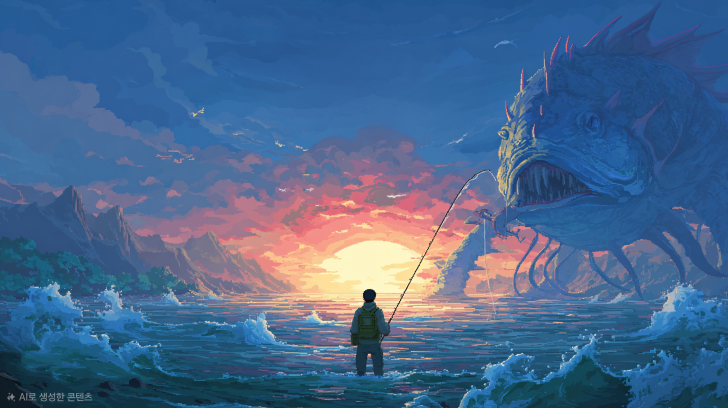
#> input picture assets/1000008044.png, 1456 x 816 px, given as the content of the folder /tmp/grok_frames, which was not available (shown at 1/2 size)
$ python video_to_spritesheet.py
#> lines starting #> are read from the running program, lines starting #| are printed output that depends on the picture; pictures that were not available may be replaced by others from this repository, and a replacement may not be noted
import os
import sys
from PIL import Image

def process_video_frames(frame_dir, output_path, num_frames=24, resize_factor=0.5):
#> called with frame_dir = '/tmp/grok_frames', num_frames = 24, resize_factor = 0.4
    frames = sorted([f for f in os.listdir(frame_dir) if f.endswith(".png")])
    if not frames:
        print("No frames found!")
        return

    # Select frames evenly
    step = max(1, len(frames) // num_frames)
    selected_frames = [frames[i] for i in range(0, min(len(frames), num_frames * step), step)][:num_frames]

    first_img = Image.open(os.path.join(frame_dir, selected_frames[0]))
#> first_img is the input picture: PIL image 1456x816 RGBA; mean R, G, B, A 72.7, 103, 141.7, 255
    orig_w, orig_h = first_img.size
#> orig_w = 1456; orig_h = 816
    frame_w = int(orig_w * resize_factor)
#> frame_w = 582
    frame_h = int(orig_h * resize_factor)
#> frame_h = 326

    # Create master sprite sheet in a grid to avoid WebGL texture size limits
    cols = 6
    rows = (len(selected_frames) + cols - 1) // cols
    sheet = Image.new("RGBA", (frame_w * cols, frame_h * rows), (0, 0, 0, 0))
#> sheet: PIL image 3492x326 RGBA; every value is 0

    for i, frame_name in enumerate(selected_frames):
        img = Image.open(os.path.join(frame_dir, frame_name)).convert("RGBA")
        if resize_factor != 1.0:
            img = img.resize((frame_w, frame_h), Image.LANCZOS)
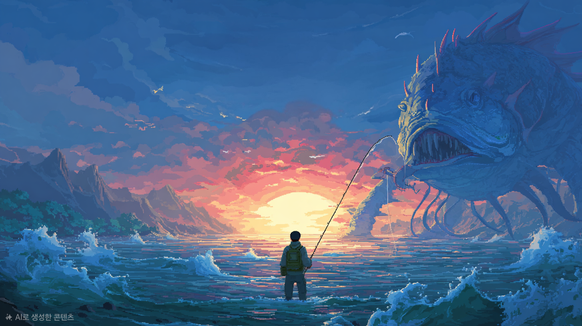
#> img: PIL image 582x326 RGBA; mean R, G, B, A 72.7, 103, 141.7, 255

        pixels = img.load()
        width, height = img.size
#> width = 582; height = 326

        # 精密 Flood Fill: Start ONLY from edges and protect saturated/internal colors
        visited = [[False for _ in range(height)] for _ in range(width)]
        stack = []

        # Candidates for background seeds (edge pixels)
        for x in range(width):
            stack.append((x, 0))
            stack.append((x, height - 1))
            visited[x][0] = True
            visited[x][height-1] = True
        for y in range(height):
            stack.append((0, y))
            stack.append((width - 1, y))
            visited[0][y] = True
            visited[width-1][y] = True

        bg_color = (0, 0, 0)
        tolerance = 20 # Strict tolerance

        to_remove = set()
        while stack:
            cx, cy = stack.pop()
            c = pixels[cx, cy]

            # Distance from pure black
            dist = sum(abs(c[j] - bg_color[j]) for j in range(3))
            saturation = max(c[:3]) - min(c[:3])

            # Is it background? (Very dark AND very low saturation)
            if dist < tolerance and saturation < 15:
                to_remove.add((cx, cy))
                for dx, dy in [(0, 1), (0, -1), (1, 0), (-1, 0)]:
                    nx, ny = cx + dx, cy + dy
                    if 0 <= nx < width and 0 <= ny < height and not visited[nx][ny]:
                        visited[nx][ny] = True
                        stack.append((nx, ny))
#> this loop made 1816 passes
#> (c, dist, saturation) on passes 1 to 3: ((19, 64, 81, 255), 164, 62), ((14, 27, 38, 255), 79, 24), ((20, 64, 81, 255), 165, 61)
#> after the loop, stack = []; to_remove = 0 items; visited = 582 items

        # Apply transparency to identified background pixels only
        for x, y in to_remove:
            pixels[x, y] = (0, 0, 0, 0)
#> this loop made 0 passes

        # Calculate grid position
        col = i % cols
        row = i // cols
        sheet.paste(img, (col * frame_w, row * frame_h))
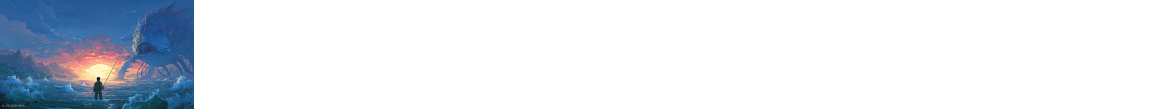
#> sheet: PIL image 3492x326 RGBA (shown at 1/3 size); mean R, G, B, A 12.1, 17.2, 23.6, 42.5; transparent parts drawn white
        print(f"Processed frame {i+1}/{len(selected_frames)}: {frame_name} (Resized to {frame_w}x{frame_h})")
#| Processed frame 1/1: 1000008044.png (Resized to 582x326)

    sheet.save(output_path, optimize=True)
    print(f"Sprite sheet saved to: {output_path}")
    print(f"Frame dimensions: {frame_w}x{frame_h}")
#| Frame dimensions: 582x326
    print(f"Sheet dimensions: {sheet.size}")
#| Sheet dimensions: (3492, 326)
    print(f"Total frames: {len(selected_frames)}")

if __name__ == "__main__":
    process_video_frames("/tmp/grok_frames", "/Users/macmini/Documents/codex_project/fishing_adventure/game/assets/trading_boat_hq.png", resize_factor=0.4)

$ run again, on assets/apocalypse_bg.png
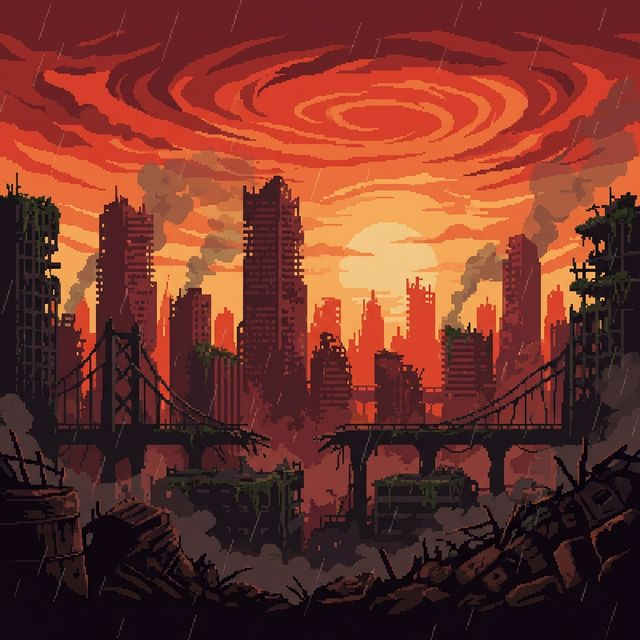
#> input picture assets/apocalypse_bg.png, 640 x 640 px, given as the content of the folder /tmp/grok_frames, which was not available
#> in process_video_frames, first_img is the input picture: PIL image 640x640 RGB; mean R, G, B 113.8, 52.2, 42
#> in process_video_frames, `img = img.resize((frame_w, frame_h), Image.LANCZOS)`:
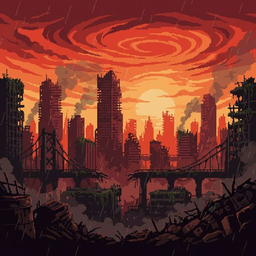
#> img: PIL image 256x256 RGBA; mean R, G, B, A 113.8, 52.2, 42, 255
#> the loop in process_video_frames, `while stack:` made 1024 passes
#> (c, dist, saturation) on passes 1 to 3: ((16, 6, 17, 255), 39, 11), ((17, 7, 18, 255), 42, 11), ((16, 6, 17, 255), 39, 11)
#> after the loop in process_video_frames, `while stack:`: stack = []; to_remove = 0 items; visited = 256 items
#> in process_video_frames, `sheet.paste(img, (col * frame_w, row * frame_h))`:
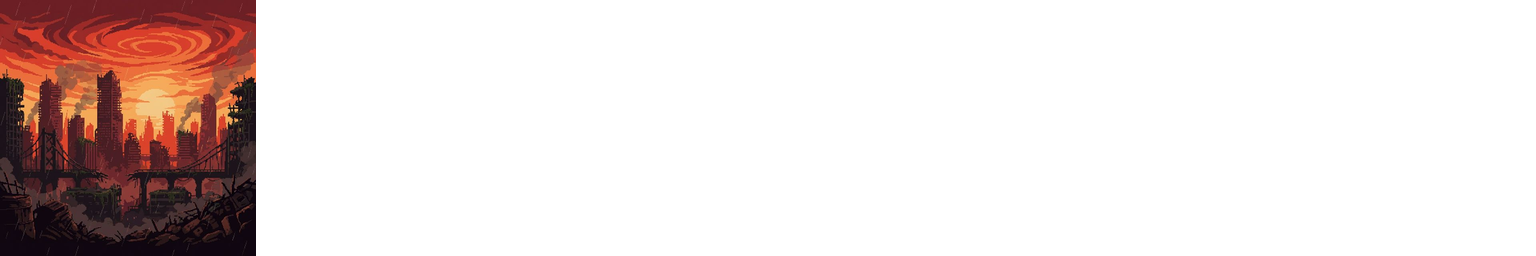
#> sheet: PIL image 1536x256 RGBA; mean R, G, B, A 19, 8.7, 7, 42.5; transparent parts drawn white
#| Processed frame 1/1: apocalypse_bg.png (Resized to 256x256)
#| Frame dimensions: 256x256
#| Sheet dimensions: (1536, 256)
